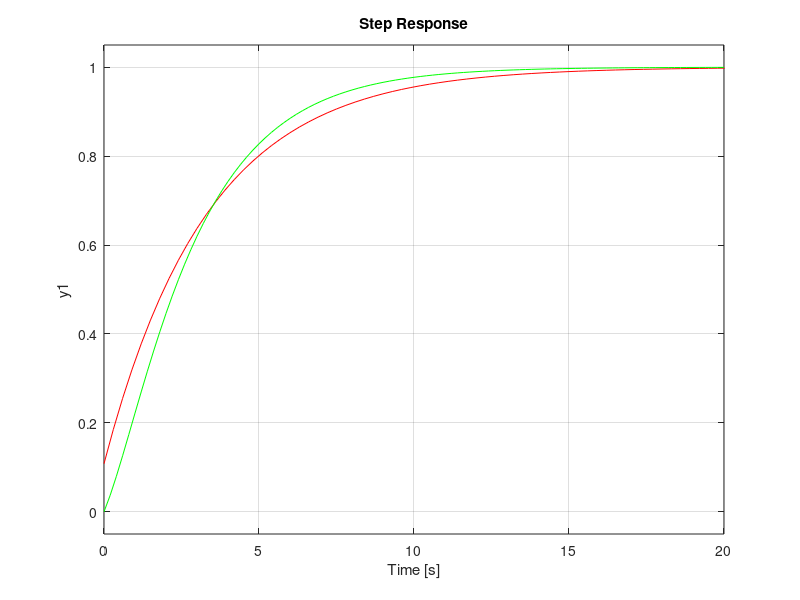

The MATLAB source for this figure:
close all;
clc;

h = 0.5;
alpha = 0.5;
Kp = 0.05;
Kphat = 0.05;
z = tf('z', h);
s = tf('s');

a = -log(1-alpha)/h;

G = Kphat*(alpha*s+a)/(s+a);
Gz = Kphat*(alpha*z)/(z-1+alpha);
Ghat = d2c(Gz);


%kp = (-2*zeta*w+(alpha*w^2)/a + a)/(2*zeta*w*Kp*alpha-(alpha^2*w^2*Kp)/a - Kp*a);
%ki = (w^2*(1+Kp*alpha*kp))/(Kp*a);

%kp = 1;
%ki = 1;

% control design to get good behavior against load disturbances
% Keep filter pole at its original location a and move the integrator pole
% along the negative real axis!
b = 0.3;

kp = (b*(1-alpha))/(alpha^2*b*Kp+Kp*a-Kp*alpha*a-Kp*alpha*b)
ki = (b*(1+Kp*alpha*kp))/(Kp)



K1 = kp
K2 = 0
Ti = kp/ki
Gc1 = minreal(K1 + ki/s);
Gc2 = minreal(K2 + ki/s);

Gcl1 = minreal(zpk(Gc1*G/(1+Gc1*G)))
Gcl2 = minreal(zpk(Gc2*G/(1+Gc2*G)))

%pole(Gcl)

figure()
step(Gcl1, 'r')
hold on
step(Gcl2, 'g')


% Zero placement using reference weighting beta (probably not necessary since we will not change this reference?)
% beta = 1;
% GN = Kp*(alpha*s+a);
% GD = s+a;
% 
% Gzero = minreal(GN*ki + kp*GN*beta*s);
% 
% 
% 
% Gclhat = minreal((GN*ki+kp*GN*beta*s)/((GD+GN*kp)*s+GN*ki))
% 
% prev_zeros = zero(Gcl)
% new_zeros = zero(Gclhat)
% 
% figure()
% step(Gcl, 'r')
% hold on;
% step(Gclhat, 'b')

%step(Gz)

% figure()
% 
% step(G)
% hold on;
% step(Gz)
% 
% figure() 
% bode(G)

